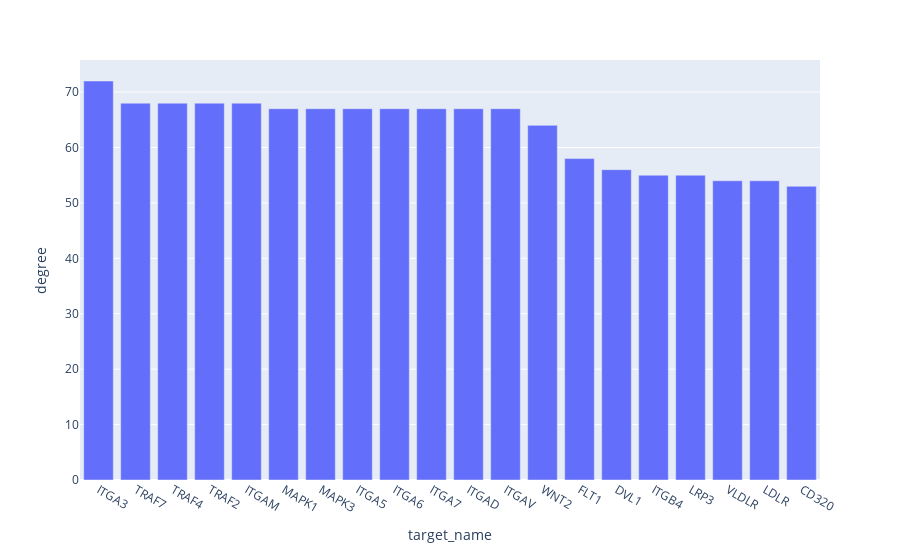

Notebook code cell kept with this figure:
### Code cell
fig = px.bar(aux, x="target_name", y="taxid1", labels={"taxid1":"degree"})
fig.update_traces(showlegend=False)
fig

### Figure 1 — Plotly figure (JSON) as saved in the notebook; plotly's stock layout.template omitted (floating-point values rounded to 4 significant figures)
{"data": [{"alignmentgroup": "True", "hovertemplate": "target_name=%{x}<br>degree=%{y}<extra></extra>", "legendgroup": "", "marker": {"color": "#636efa", "pattern": {"shape": ""}}, "name": "", "offsetgroup": "", "orientation": "v", "showlegend": false, "textposition": "auto", "type": "bar", "x": ["ITGA3", "TRAF7", "TRAF4", "TRAF2", "ITGAM", "MAPK1", "MAPK3", "ITGA5", "ITGA6", "ITGA7", "ITGAD", "ITGAV", "WNT2", "FLT1", "DVL1", "ITGB4", "LRP3", "VLDLR", "LDLR", "CD320"], "xaxis": "x", "y": [72, 68, 68, 68, 68, 67, 67, 67, 67, 67, 67, 67, 64, 58, 56, 55, 55, 54, 54, 53], "yaxis": "y"}], "layout": {"barmode": "relative", "legend": {"tracegroupgap": 0}, "margin": {"t": 60}, "xaxis": {"anchor": "y", "domain": [0, 1], "title": {"text": "target_name"}}, "yaxis": {"anchor": "x", "domain": [0, 1], "title": {"text": "degree"}}}}
